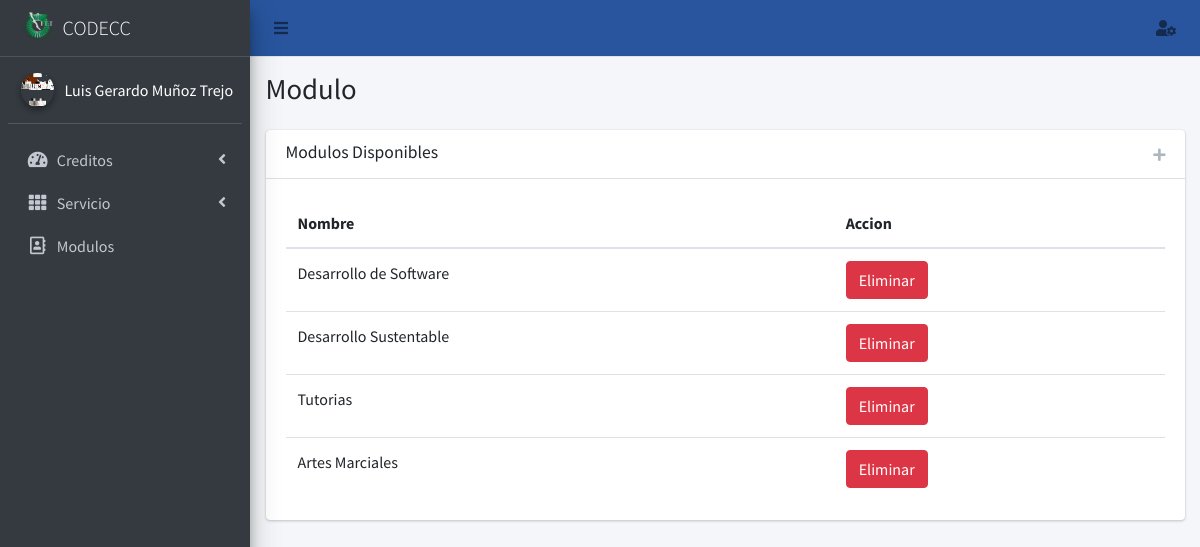
The app's page /modulo/ (signed in) with its own data.
### core/models.py (models this page shows, shortened)
class Perfil(models.Model):
    user=models.OneToOneField(User,null=True,on_delete=models.SET_NULL)
    nombre=models.CharField(max_length=56, blank=False, null=False)
    apellido_paterno=models.CharField(max_length=56, blank=False, null=False)
    apellido_materno=models.CharField(max_length=56, blank=False, null=False)
    modulo=models.ManyToManyField(Modulo, blank=True)
    email_institucional=models.CharField(max_length=126, blank=False, null=False, validators=[RegexValidator(regex=r'(^[a-zA-Z0-9_.+-]+@tectijuana.edu.mx+$)|(^[a-zA-Z0-9_.+-]+@tectijuana.tecnm.mx+$)',message="El formato del correo debe ser @tectijuana.edu.mx")])
    foto=models.ImageField(upload_to=rename_folder_photo, max_length=126, blank=True, null=True)
    estado=models.BooleanField(default=False)
    created_at = models.DateTimeField("Creado ", auto_now_add=True)
    updated_at = models.DateTimeField("Actualizado ", auto_now=True)
    class Meta:
        verbose_name="Perfil"
        verbose_name_plural="Perfiles"

class Modulo(models.Model):
    tipo=models.CharField(max_length=56, blank=False, null=False, unique=True)
    maximo=models.CharField(max_length=56, blank=False, null=False)
    created_at = models.DateTimeField("Creado ", auto_now_add=True)
    updated_at = models.DateTimeField("Actualizado ", auto_now=True)
    class Meta:
        verbose_name="Modulo"
        verbose_name_plural="Modulos"

### core/views.py (the view, shortened to what this page needs)
# urls.py: path('modulo/',views.modulo,name='modulo'),
@login_required(login_url='login_docente')
def modulo(request):
    contexto={
        'title':'Modulo',
        'titulo':'Modulo',
        'usuario': Perfil.objects.get(user=request.user.id),
        'data':Modulo.objects.all(),
    }
    return render(request,'docente/modulo.html',contexto)

### core/templatetags/templates.py (called while the page is built)
@register.filter(name='has_group')
def has_group(user, group_name):
       groups = user.groups.all().values_list('name', flat=True)
       return True if group_name in groups else False

@register.simple_tag
def loadsession(user):
       bandera=False
       data=Perfil.objects.get(user=user)
       if data.estado:
              bandera=True
       return bandera

### templates/docente/modulo.html (shortened to what this page needs)
{%extends 'docente/inicio.html' %}
{% load staticfiles %}
{%load templates%}
{%block content%}
<div class="col-lg-12">
  {%if request.user.is_superuser%}
    <div class="card">
        <div class="card-header">
            <h5 class="card-title">Modulos Disponibles</h5>
            <div class="card-tools">
              <button type="button" class="btn btn-tool agregar" title="Agregar Modulo" data-toggle="modal" data-target="#modal">
                <i class="fas fa-plus"></i>
              </button>
            </div>
          </div>
          <div class="card-body">
            <table class="table table-hover text-nowrap">
                <thead>
                  <tr>
                    <th>Nombre</th>
                    <th>Accion</th>
                  </tr>
                </thead>
                <tbody>
                    {%for values in data%}
                  <tr class="row-select">
                      <td>{{values.tipo}}</td>
                      <td><button class="btn btn-danger other" value="{{values.id}}">Eliminar</button></td>
                    </tr>
                  {%endfor%}
                    </tbody>
              </table>
          </div>
    </div>
      {%else%}
      <p>No tienes permisos para poder realizar esta accion</p>
      {%endif%}
</div>
{%endblock content%}

### templates/docente/aside.html (shortened to what this page needs)
{%load templates%}
 <aside class="main-sidebar sidebar-dark-primary elevation-4">
    <a href="" class="brand-link">
      <img src="/static/img/logo_TECT.png" alt="Logo TecNM" class="brand-image" style="opacity: .8">
      <span class="brand-text font-weight-light">CODECC</span>
    </a>
    <div class="sidebar">
      <div class="user-panel mt-3 pb-3 mb-3 d-flex">
        <div class="image">
          {%if usuario.foto%}
          <img src="{{usuario.foto.url}}" class="img-circle elevation-2" alt="User Image">
          {%else%}
          <img src="/static/img/usernone.png" class="img-circle elevation-2" alt="User Image">
          {%endif%}
        </div>
        <div class="info">
          <span style="color: white;">{{usuario.nombre}} {{usuario.apellido_paterno}} {{usuario.apellido_materno}}</span>
        </div>
      </div>
      <nav class="mt-2">
        <ul class="nav nav-pills nav-sidebar flex-column" data-widget="treeview" role="menu" data-accordion="false">
          {% if request.user|has_group:"Docente" or request.user.is_superuser %}
          <li class="nav-item">
            <a href="#" class="nav-link">
              <i class="nav-icon fas fa-tachometer-alt"></i>
              <p>
                Creditos
                <i class="right fas fa-angle-left"></i>
              </p>
            </a>
          </li>
          {%endif%}
          {% if request.user|has_group:"Servicio" or request.user.is_superuser %}
          <li class="nav-item">
            <a href="#" class="nav-link">
              <i class="nav-icon fas fa-th"></i>
              <p>
                Servicio
                <i class="right fas fa-angle-left"></i>
              </p>
            </a>
          </li>
          {%endif%}
          {% if request.user.is_superuser %}
          <li class="nav-item">
            <a href="{%url 'modulo'%}" class="nav-link">
              <i class="nav-icon far fa-address-book"></i>
              <p>
                Modulos
              </p>
            </a>
          </li>
          {%endif%}
        </ul>
      </nav>
    </div>
  </aside>

### records on screen
Perfil: foto (picture), nombre "Luis Gerardo", apellido_paterno "Muñoz", apellido_materno "Trejo"
Modulo: tipo "Desarrollo de Software", {{ values.id }} 1 (drawn)
Modulo: tipo "Desarrollo Sustentable", {{ values.id }} 2 (drawn)
Modulo: tipo "Tutorias", {{ values.id }} 4 (drawn)
Modulo: tipo "Artes Marciales", {{ values.id }} 9 (drawn)

### other values on screen
{{ titulo }} "Modulo"
